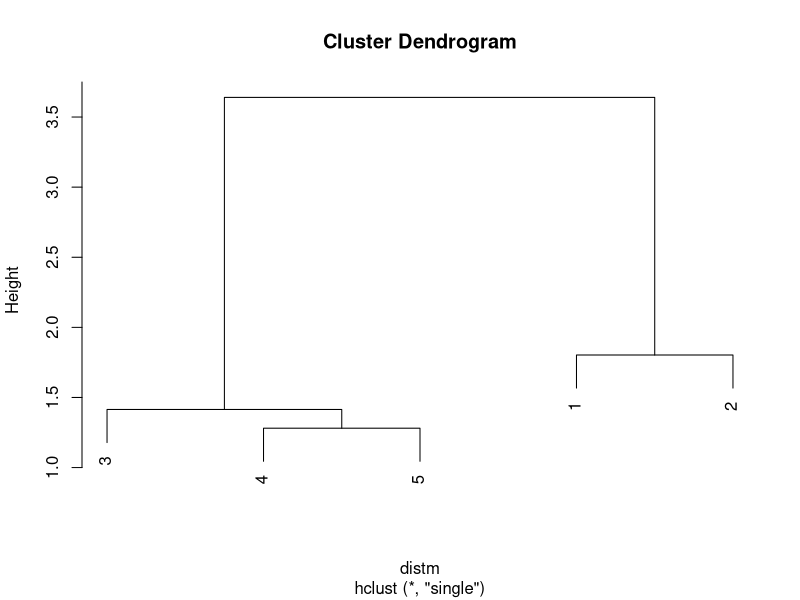
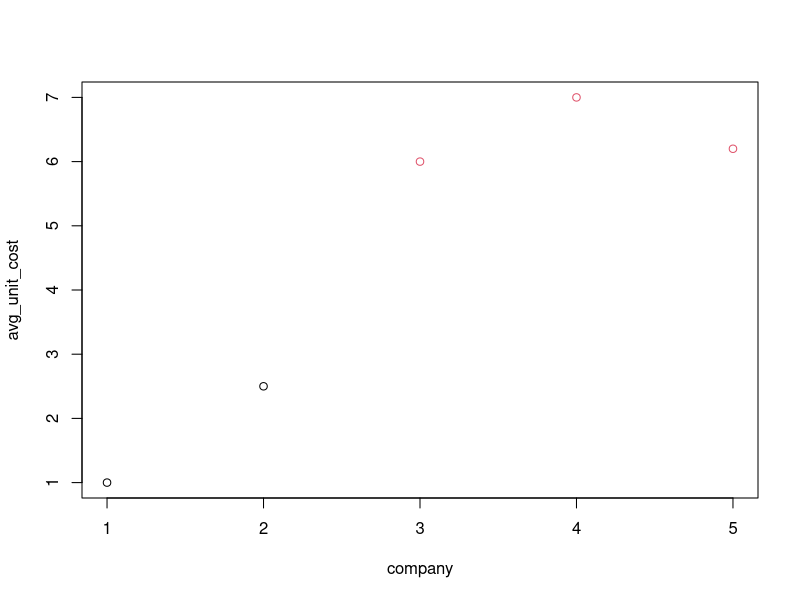
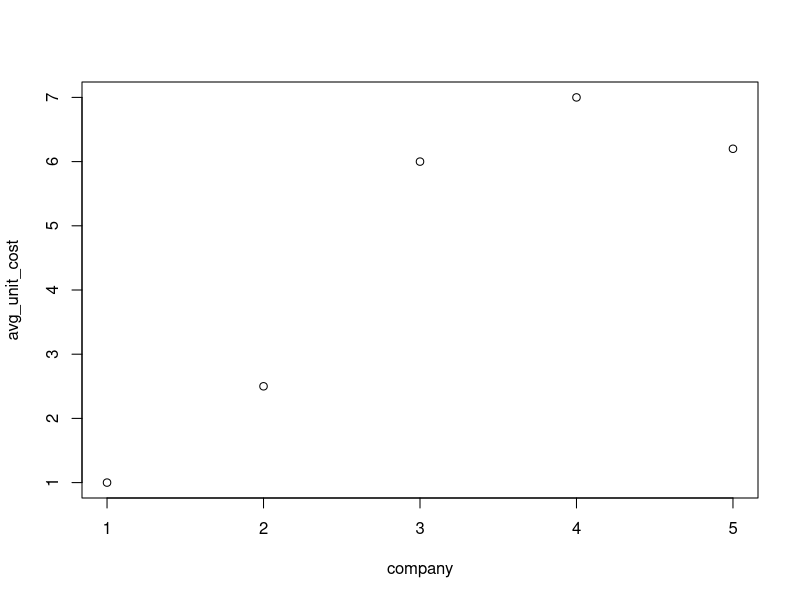

Recreate these plots in R, in order.
## ---- chunk 1
input_df <- tibble::tibble(
  company = 1:5,
  avg_unit_cost = c(1, 2.5, 6, 7, 6.2)
)
## ---- chunk 2
distm <- dist(input_df, method = "euc")
distm
## ---- chunk 3
single <- hclust(distm, method = "single")
## ---- chunk 4
cophenetic(single)
## ---- chunk 5
plot(single)
## ---- chunk 6
# specify centers
custom_centers <- matrix(c(1, 6, 1, 7), byrow = TRUE, ncol = 2)
custom_centers

res_kmeans <- kmeans(input_df, centers = custom_centers)

res_kmeans
res_kmeans$centers
res_kmeans$iter



plot(input_df, col = res_kmeans$cluster)
## ---- chunk 7
# this seems odd: if I only specify one center (i.e. (6, 7) than of course we 
# will only find one cluster)
# 
custom_centers2 <- matrix(c(6, 7), ncol = 2)
custom_centers2

res_kmeans2 <- kmeans(input_df, centers = custom_centers2)

res_kmeans2
res_kmeans2$centers
res_kmeans2$iter



plot(input_df, col = res_kmeans2$cluster)
